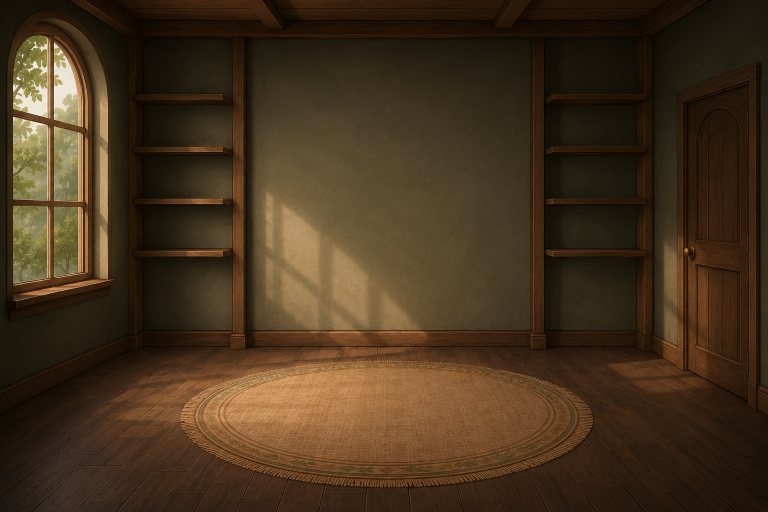
#> input picture bg.png, 1536 x 1024 px (shown at 1/2 size)
$ python extract_room_assets.py
#> lines starting #> are read from the running program, lines starting #| are printed output that depends on the picture
import os
import numpy as np
from PIL import Image, ImageFilter

ROOT = os.path.dirname(os.path.dirname(os.path.abspath(__file__)))
FURNITURE_SRC = os.path.join(ROOT, "image.png")
CAT_SRC = os.path.join(ROOT, "cat.png")
BG_SRC = os.path.join(ROOT, "bg.png")

FURNITURE_OUT = os.path.join(ROOT, "frontend", "public", "room-assets", "cozy-cabin")
CAT_OUT = os.path.join(ROOT, "frontend", "public", "room-assets", "cats")
BG_OUT = os.path.join(ROOT, "frontend", "public", "room-assets", "backgrounds")


def soft_key_and_decontaminate(im: Image.Image, bg_rgb=(249, 249, 249), low=6, high=40) -> Image.Image:
    """Soft-threshold alpha matte against a near-white sheet background, then
    un-premultiply (color-decontaminate) partially-transparent edge pixels so
    no light halo/fringe survives from the flattened source image."""
    arr = np.array(im.convert("RGB")).astype(np.float32)
    bg = np.array(bg_rgb, dtype=np.float32)
    dist = np.sqrt(((arr - bg) ** 2).sum(axis=2))
    alpha = np.clip((dist - low) / (high - low), 0.0, 1.0)

    # erode the mask by 1px to eat any residual bg-tinted rim, then feather
    alpha_img = Image.fromarray((alpha * 255).astype(np.uint8))
    alpha_img = alpha_img.filter(ImageFilter.MinFilter(3))
    alpha_img = alpha_img.filter(ImageFilter.GaussianBlur(0.6))
    alpha = np.array(alpha_img).astype(np.float32) / 255.0

    # un-premultiply: remove the background's contribution from edge pixel colors
    safe_alpha = np.clip(alpha, 0.08, 1.0)[..., None]
    decontaminated = (arr - (1 - safe_alpha) * bg) / safe_alpha
    decontaminated = np.clip(decontaminated, 0, 255)

    out = np.dstack([decontaminated, alpha[..., None] * 255]).astype(np.uint8)
    return Image.fromarray(out, mode="RGBA")


def bbox_alpha(im: Image.Image, pad=4):
    bbox = im.getbbox()
    if not bbox:
        return im
    l, t, r, b = bbox
    l = max(0, l - pad)
    t = max(0, t - pad)
    r = min(im.width, r + pad)
    b = min(im.height, b + pad)
    return im.crop((l, t, r, b))


def trim_label(im: Image.Image, gap_rows=5) -> Image.Image:
    alpha = im.getchannel("A")
    w, h = im.size
    def row_qualifies(y):
        count = sum(1 for x in range(0, w, 1) if alpha.getpixel((x, y)) > 40)
        return count >= 3

    row_has_content = [row_qualifies(y) for y in range(h)]
    first_content = next((y for y, v in enumerate(row_has_content) if v), None)
    if first_content is None:
        return im
    gap_start = None
    y = first_content
    consec_empty = 0
    while y < h:
        if row_has_content[y]:
            consec_empty = 0
        else:
            consec_empty += 1
            if consec_empty >= gap_rows:
                gap_start = y - gap_rows + 1
                break
        y += 1
    if gap_start is None:
        return im
    return im.crop((0, 0, w, gap_start))


def crop_and_key(src: Image.Image, box, out_path, bg_rgb=(249, 249, 249), low=6, high=40, trim_caption=True):
    tile = src.crop(box)
    keyed = soft_key_and_decontaminate(tile, bg_rgb, low, high)
    trimmed = bbox_alpha(keyed)
    if trim_caption:
        trimmed = trim_label(trimmed)
        trimmed = bbox_alpha(trimmed, pad=2)
    trimmed.save(out_path)
    print("wrote", out_path, trimmed.size)


def recolor_to_black(im: Image.Image, tint=(36, 32, 28)) -> Image.Image:
    """Approximate a black cat from a lighter-colored sprite: keep the
    existing luminance/shading (fur texture, shadow, rim-light) but pull
    hue/chroma toward near-black, preserving alpha untouched."""
    arr = np.array(im.convert("RGBA")).astype(np.float32)
    rgb = arr[..., :3]
    alpha = arr[..., 3:4]
    lum = (0.299 * rgb[..., 0] + 0.587 * rgb[..., 1] + 0.114 * rgb[..., 2]) / 255.0
    lum = lum[..., None]
    tint_arr = np.array(tint, dtype=np.float32)
    # base near-black, but let bright highlights (fur rim-light) show through
    # as a lighter warm-grey instead of flattening everything to one silhouette
    shaded = tint_arr * (0.5 + 0.9 * lum) + 40.0 * np.clip(lum - 0.75, 0, 1) * 4
    out_rgb = np.clip(shaded, 0, 235)
    out = np.dstack([out_rgb, alpha]).astype(np.uint8)
    return Image.fromarray(out, mode="RGBA")


def recolor_to_tuxedo(im: Image.Image) -> Image.Image:
    """Approximate a black & white cat: push luminance bimodally toward
    black or white (posterize-like contrast curve) instead of a flat tint,
    to read as distinct black/white fur patches rather than solid grey."""
    arr = np.array(im.convert("RGBA")).astype(np.float32)
    rgb = arr[..., :3]
    alpha = arr[..., 3:4]
    lum = (0.299 * rgb[..., 0] + 0.587 * rgb[..., 1] + 0.114 * rgb[..., 2]) / 255.0
    # S-curve: push toward extremes around midpoint 0.5
    curved = 0.5 + 0.5 * np.sign(lum - 0.42) * (np.abs(lum - 0.42) / 0.58) ** 0.55
    curved = np.clip(curved, 0.03, 0.97)
    val = (curved * 255.0)[..., None]
    out_rgb = np.repeat(val, 3, axis=2)
    out = np.dstack([out_rgb, alpha]).astype(np.uint8)
    return Image.fromarray(out, mode="RGBA")


def main():
    os.makedirs(FURNITURE_OUT, exist_ok=True)
    os.makedirs(CAT_OUT, exist_ok=True)
    os.makedirs(BG_OUT, exist_ok=True)

    bg = Image.open(BG_SRC).convert("RGB")
#> bg is the input picture: PIL image 1536x1024 RGB; mean R, G, B 69.7, 50.8, 29.4
    bg.save(os.path.join(BG_OUT, "cozy-cabin.jpg"), quality=90)

    furniture = Image.open(FURNITURE_SRC).convert("RGB")
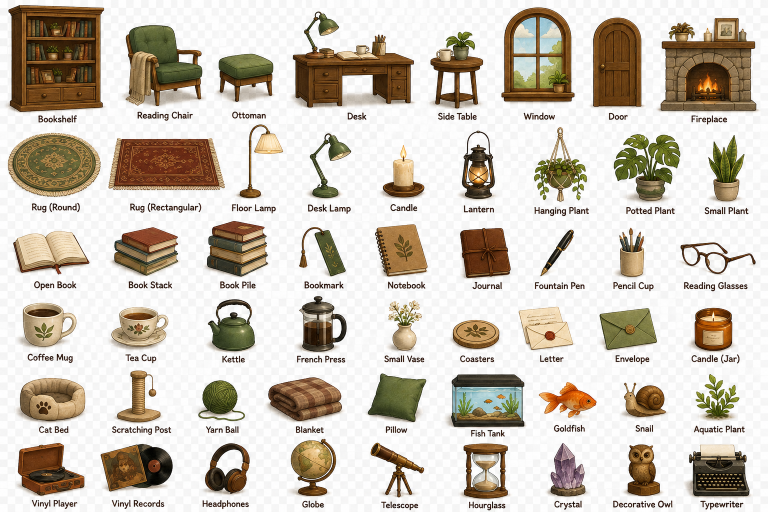
#> input picture image.png, 1536 x 1024 px (shown at 1/2 size)
#> furniture is the input picture: PIL image 1536x1024 RGB; mean R, G, B 205.8, 197.9, 186.7
    furniture_items = {
        "bookshelf": (10, 0, 210, 213),
        "reading-chair": (243, 0, 411, 213),
        "desk": (581, 0, 830, 213),
        "side-table": (858, 0, 967, 213),
        "floor-lamp": (495, 266, 567, 266 + 180),
        "hanging-plant": (1068, 266, 1175, 266 + 150),
        "potted-plant": (1227, 266, 1361, 266 + 150),
        "small-plant": (1416, 266, 1489, 266 + 150),
        "coffee-mug": (35, 606, 153, 606 + 92),
        "cat-bed": (32, 756, 173, 756 + 88),
        "yarn-ball": (393, 756, 490, 756 + 88),
        "fish-tank": (891, 756, 1052, 756 + 98),
        "goldfish": (1077, 756, 1193, 756 + 150),
        "vinyl-player": (32, 888, 173, 888 + 150),
        "globe": (577, 888, 673, 888 + 100),
        "vinyl-records": (201, 888, 346, 888 + 150),
    }
    no_trim = {"fish-tank", "bookshelf", "reading-chair", "desk", "side-table"}
    for name, box in furniture_items.items():
        crop_and_key(furniture, box, os.path.join(FURNITURE_OUT, f"{name}.png"), trim_caption=name not in no_trim)
#> this loop made 16 passes
#> pass 1, in soft_key_and_decontaminate, `alpha = np.clip((dist - low) / (high - low), 0.0, 1.0)`:
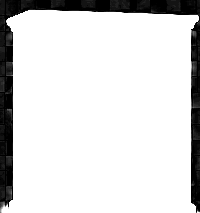
#> alpha: shape (213, 200) float32; min 0, max 1, mean 0.854

    cats = Image.open(CAT_SRC).convert("RGB")
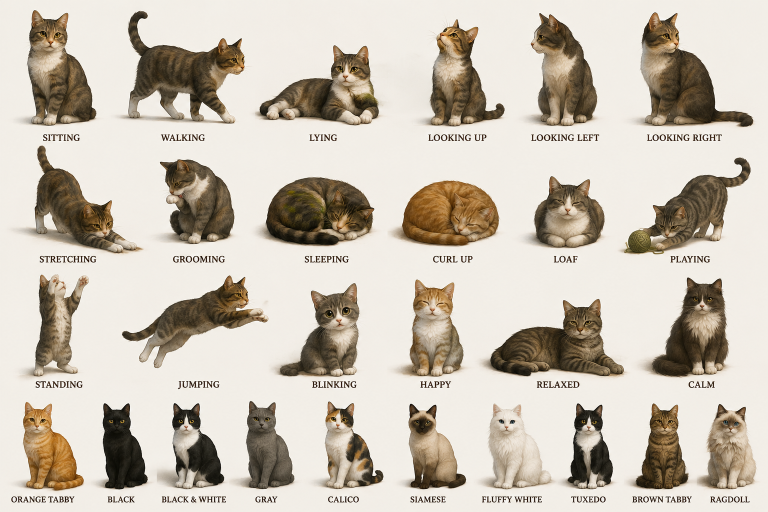
#> input picture cat.png, 1536 x 1024 px (shown at 1/2 size)
#> cats is the input picture: PIL image 1536x1024 RGB; mean R, G, B 201, 192.4, 179.7
    cat_row_starts = [0, 300, 545]
    cat_icon_h = 200
    ccol_w = 256

    def cat_box(row, col):
        x0, x1 = col * ccol_w, (col + 1) * ccol_w
        y0 = cat_row_starts[row]
        y1 = y0 + cat_icon_h
        return (x0, y0, x1, y1)

    cat_map = {
        "windowsill-lookleft": cat_box(0, 4),
        "windowsill-lookright": cat_box(0, 5),
        "windowsill-sitting": cat_box(0, 0),
        "windowsill-stretch": cat_box(1, 0),
        "rug-sleeping": cat_box(1, 2),
        "rug-curlup": cat_box(1, 3),
        "rug-playing": cat_box(1, 5),
    }
    for name, box in cat_map.items():
        crop_and_key(cats, box, os.path.join(CAT_OUT, f"{name}.png"), bg_rgb=(241, 237, 230), low=6, high=45)

    # recolor windowsill poses to solid black, rug poses to black & white
    for name in ["windowsill-lookleft", "windowsill-lookright", "windowsill-sitting", "windowsill-stretch"]:
        p = os.path.join(CAT_OUT, f"{name}.png")
        recolor_to_black(Image.open(p)).save(p)
#> in recolor_to_black, `shaded = tint_arr * (0.5 + 0.9 * lum) + 40.0 * np.clip(lum - 0.75, 0, ..`:
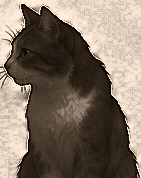
#> shaded: shape (178, 141, 3) float32; mean of channels 0, 1, 2 52, 47.8, 43.5; drawn with min black and max white
        print("recolored (black)", p)
#| recolored (black) frontend/public/room-assets/cats/windowsill-lookleft.png

    for name in ["rug-sleeping", "rug-curlup", "rug-playing"]:
        p = os.path.join(CAT_OUT, f"{name}.png")
        recolor_to_tuxedo(Image.open(p)).save(p)
#> in recolor_to_tuxedo, `rgb = arr[..., :3]`:
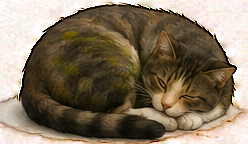
#> rgb: shape (144, 248, 3) float32; mean R, G, B 132.1, 117.8, 97.4
#> in recolor_to_tuxedo, `alpha = arr[..., 3:4]`:
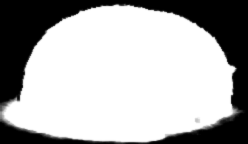
#> alpha: shape (144, 248, 1) float32; min 0, max 255, mean 174.2
#> in recolor_to_tuxedo, `out = np.dstack([out_rgb, alpha]).astype(np.uint8)`:
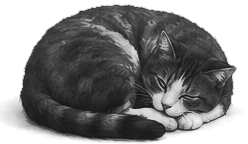
#> out: shape (144, 248, 4); mean of channels 0, 1, 2, 3 127.5, 127.5, 127.5, 174.2; transparent parts drawn white
        print("recolored (tuxedo)", p)
#| recolored (tuxedo) frontend/public/room-assets/cats/rug-sleeping.png


if __name__ == "__main__":
    main()
